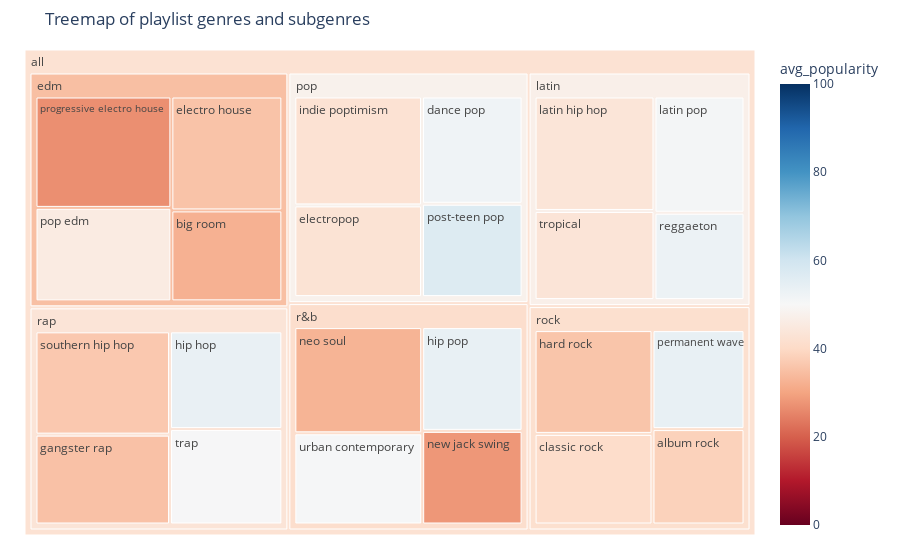

The cell this chart's notebook holds for it:
### Markdown cell above
**PART 1:**

Using Plotly, create a treemap, representing the hierarchy of the playlist_genres and subgenres, with box sizes mapped from the number of items, and color mapped from the average popularity. Use a non-default, perceptually uniform sequential colormap and set the color range mapped to the whole range of potential values of the average popularity (0-100).

### Code cell
import plotly.express as px
fig = px.treemap(genre_subgenre,
                 path=[px.Constant("all"), 'playlist_genre', 'playlist_subgenre'],
                 values= 'count',
                 color='avg_popularity',
                 color_continuous_scale='RdBu',
                 range_color=[0,100],
                 title='Treemap of playlist genres and subgenres')
fig.update_layout(margin = dict(t=50, l=25, r=25, b=25))
fig.show()

### Figure 1 — Plotly figure (JSON) as saved in the notebook; plotly's stock layout.template omitted (floating-point values rounded to 4 significant figures)
{"data": [{"branchvalues": "total", "customdata": [[38.32], [32.28], [40.81], [52.08], [35.51], [42.73], [35.19], [35.84], [53.77], [53.84], [42.48], [43.48], [51.1], [32.69], [28.03], [54.0], [45.69], [56.83], [26.87], [52.93], [36.47], [50.31], [43.33], [50.52], [34.83], [47.04], [47.74], [41.22], [43.24], [41.73], [42.48]], "domain": {"x": [0, 1], "y": [0, 1]}, "hovertemplate": "labels=%{label}<br>count=%{value}<br>parent=%{parent}<br>id=%{id}<br>avg_popularity=%{color}<extra></extra>", "ids": ["all/rock/album rock", "all/edm/big room", "all/rock/classic rock", "all/pop/dance pop", "all/edm/electro house", "all/pop/electropop", "all/rap/gangster rap", "all/rock/hard rock", "all/rap/hip hop", "all/r&b/hip pop", "all/pop/indie poptimism", "all/latin/latin hip hop", "all/latin/latin pop", "all/r&b/neo soul", "all/r&b/new jack swing", "all/rock/permanent wave", "all/edm/pop edm", "all/pop/post-teen pop", "all/edm/progressive electro house", "all/latin/reggaeton", "all/rap/southern hip hop", "all/rap/trap", "all/latin/tropical", "all/r&b/urban contemporary", "all/edm", "all/latin", "all/pop", "all/r&b", "all/rap", "all/rock", "all"], "labels": ["album rock", "big room", "classic rock", "dance pop", "electro house", "electropop", "gangster rap", "hard rock", "hip hop", "hip pop", "indie poptimism", "latin hip hop", "latin pop", "neo soul", "new jack swing", "permanent wave", "pop edm", "post-teen pop", "progressive electro house", "reggaeton", "southern hip hop", "trap", "tropical", "urban contemporary", "edm", "latin", "pop", "r&b", "rap", "rock", "all"], "marker": {"coloraxis": "coloraxis", "colors": [38.32, 32.28, 40.81, 52.08, 35.51, 42.73, 35.19, 35.84, 53.77, 53.84, 42.48, 43.48, 51.1, 32.69, 28.03, 54.0, 45.69, 56.83, 26.87, 52.93, 36.47, 50.31, 43.33, 50.52, 34.83, 47.04, 47.74, 41.22, 43.24, 41.73, 42.48]}, "name": "", "parents": ["all/rock", "all/edm", "all/rock", "all/pop", "all/edm", "all/pop", "all/rap", "all/rock", "all/rap", "all/r&b", "all/pop", "all/latin", "all/latin", "all/r&b", "all/r&b", "all/rock", "all/edm", "all/pop", "all/edm", "all/latin", "all/rap", "all/rap", "all/latin", "all/r&b", "all", "all", "all", "all", "all", "all", ""], "type": "treemap", "values": [1065, 1206, 1296, 1298, 1511, 1408, 1456, 1485, 1322, 1256, 1672, 1655, 1262, 1637, 1133, 1105, 1517, 1129, 1809, 948, 1674, 1291, 1288, 1405, 6043, 5153, 5507, 5431, 5743, 4951, 32828]}], "layout": {"coloraxis": {"cmax": 100, "cmin": 0, "colorbar": {"title": {"text": "avg_popularity"}}, "colorscale": [[0, "rgb(103,0,31)"], [0.1, "rgb(178,24,43)"], [0.2, "rgb(214,96,77)"], [0.3, "rgb(244,165,130)"], [0.4, "rgb(253,219,199)"], [0.5, "rgb(247,247,247)"], [0.6, "rgb(209,229,240)"], [0.7, "rgb(146,197,222)"], [0.8, "rgb(67,147,195)"], [0.9, "rgb(33,102,172)"], [1, "rgb(5,48,97)"]]}, "legend": {"tracegroupgap": 0}, "margin": {"b": 25, "l": 25, "r": 25, "t": 50}, "title": {"text": "Treemap of playlist genres and subgenres"}}}
